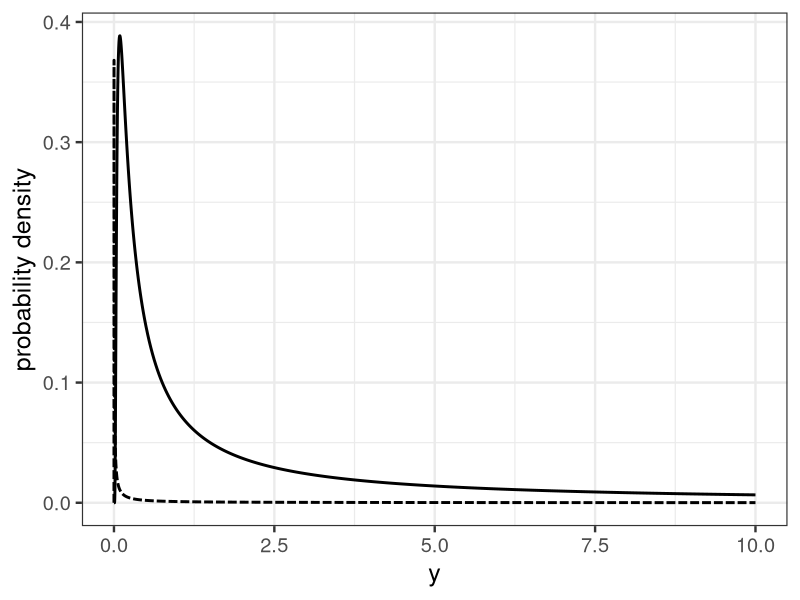

Write the R code that produced this figure. (Note: this script raises an error after producing the figure.)
library(MCMCpack)
library(ggplot2)

x <- c(seq(1e-10, 0.0005, length = 100), seq(0.0005, 0.005, length = 100), seq(0.005, 0.02, length = 100), seq(0.02, 0.5, length = 100), seq(0.5, 3, length = 100), seq(3, 10, length = 100))
p1 <- dinvgamma(x, shape = 0.001, scale = 0.001)
p2 <- dinvgamma(x, shape = 0.1, scale = 0.1)

d <- data.frame(x = x, y1 = p1, y2 = p2)

p <- ggplot()
p <- p + theme_bw(base_size = 18)
p <- p + geom_line(data = d, aes(x = x, y = y1), color = 'black', size = 1, linetype = '31')
p <- p + geom_line(data = d, aes(x = x, y = y2), color = 'black', size = 1)
p <- p + labs(x = 'y', y = 'probability density')
p <- p + ggsave(file = 'output/fig10-2-left.png', plot = p, dpi = 300, w = 4, h = 3)

p <- ggplot()
p <- p + theme_bw(base_size = 18)
p <- p + geom_line(data = d, aes(x = x, y = y1), color = 'black', size = 1, linetype = '31')
p <- p + geom_line(data = d, aes(x = x, y = y2), color = 'black', size = 1)
p <- p + labs(x = 'y', y = 'probability density')
p <- p + scale_x_continuous(breaks = seq(from = 0, to = 0.01, by = 0.002), limits = c(0, 0.01))
p <- p + ggsave(file = 'output/fig10-2-right.png', plot = p, dpi = 300, w = 4, h = 3)
